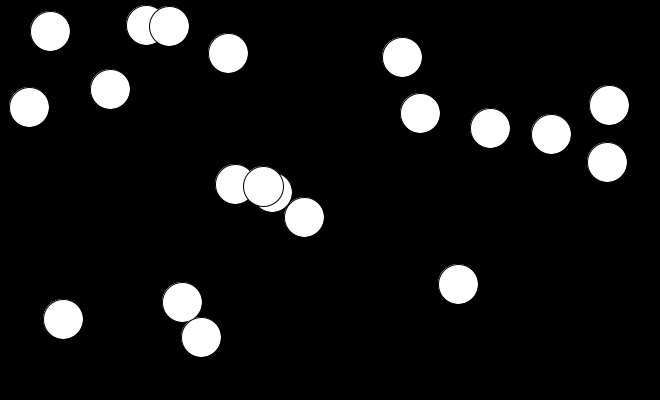
Frame 1 (no input)
Frame 60 (the mouse pressed at the canvas centre just before this capture): identical to frame 1, image omitted
Frame 120 (the mouse held since frame 60 and released just before this capture): identical to frame 1, image omitted

The Processing sketch that drew this single still picture (run headless with seeded random() and noise(); from frame 60 on, the mouse is pressed at the canvas centre):

// Processing sketch: w17_class
// ── w17_class.pde
Ball[] balls;
int score;
color SAFE_COLOR = color(0, 255, 255);
color COLLISION_COLOR = color(255, 0, 255);

void setup() {
  size(660, 400);
  background(0);
  score = 0;
  
  balls = new Ball[20];
  setupBalls();
}//setup

void draw() {
  background(0);
  for (int i=0; i<balls.length; i++) {
    balls[i].display();
    balls[i].move();
  }
}//draw

void setupBalls() {
  for (int i=0; i<balls.length; i++) {
    balls[i] = new Ball();
  }//loop through array, creating new Ball objects
}//setupBalls

void changeAllSpeeds() {
  int changex, changey;
  for (int i=0; i<balls.length; i++) {
    changex = int(random(-5, 6));
    changey = int(random(-5, 6));

    balls[i].changeSpeed(changex, changey);
  }
}//changeAllSpeeds


void keyPressed() {
  if (key == ' ') {
    for (int i=0; i<balls.length; i++) {
      balls[i].reset();
    }
  }//reset'
  else if (key == 'w') {
    changeAllSpeeds();
  }
  else if (key == CODED) {
    int xchange = 0;
    int ychange = 0;
    if (keyCode == UP) {
      ychange = -1;
    }//up
    else if (keyCode == DOWN) {
      ychange = 1;
    }//down
    else if (keyCode == LEFT) {
      xchange = -1;
    }//left
    else if (keyCode == RIGHT) {
      xchange = 1;
    }//right
    for (int i=0; i<balls.length; i++) {
      balls[i].changeSpeed(xchange, ychange);
    }
  }//non ASCII keys
}

void mousePressed() {
  for (int i=0; i<balls.length; i++) {
    if ( balls[i].onBall(mouseX, mouseY) ) {
      score+= balls[i].getScoreValue();
      balls[i].reset();
      println("Score: " + score);
    }//hit
  }
}//mousePressed

// ── Ball.pde
class Ball {

  int cx, cy;
  int xvelocity, yvelocity;
  int radius;
  color c;

  //constructor
  Ball() {
    radius = 20;
    reset();
    c = SAFE_COLOR;
  }//default constructor

  void reset() {
    xvelocity = 0;
    yvelocity = 0;
    cx = int(random(radius, width-radius));
    cy = int(random(radius, height-radius));
  }//resetBall

  void setColor(color newc) {
    c=newc;
  }

  boolean collisionCheck(Ball other) {
    float d = (this.cx-other.cx)*(this.cx-other.cx)+(this.cy-other.cy)*(this.cy-other.cy);;
    if (this != other) {
      return d<=4*this.radius;
    } else {
      return false;
    }
  }

  void display() {
    circle(cx, cy, radius * 2);
  }//display

  void move() {
    if (cx <= radius || cx >= (width - 1 - radius)) {
      xvelocity*= -1;
    }//x bounce
    if (cy <= radius || cy >= (height - 1 - radius)) {
      yvelocity*= -1;
    }//x bounce
    cx+= xvelocity;
    cy+= yvelocity;
  }//moveBall

  void changeSpeed(int x, int y) {
    xvelocity+= x;
    yvelocity+= y;
  }//changeSpeed

  boolean onBall(int x, int y) {
    float d = dist(x, y, cx, cy);
    return d <= radius;
  }//onBall

  int getScoreValue() {
    int score = abs(xvelocity) + abs(yvelocity);
    return score;
  }//getScoreValue
}//Ball
